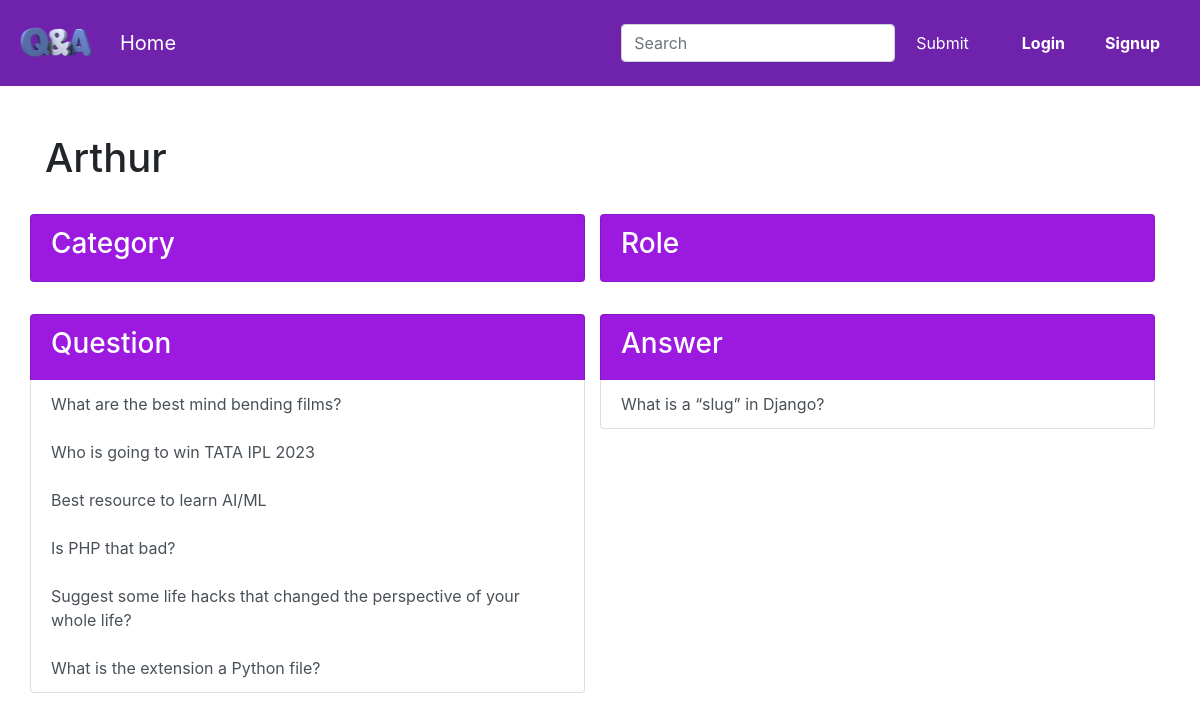
/user/13/, run on the app's committed database.
### qna/models.py (models this page shows, shortened)
class Question(models.Model):
    STATUS_CHOICES = (
        ("a", "Available"),
        ("f", "Flag"),
        ("o", "Onhold"),
        ("c", "Closed"),
    )
    question = models.CharField(max_length=1000, unique=True)
    user = models.ForeignKey(
        User,
        on_delete=models.SET_DEFAULT,
        default="2",
        related_name="userWhoAskQuestion",
    )
    category = models.ManyToManyField(
        "Category",
        related_name="categoryOfQuestion",
        blank=True,
    )
    vote = models.IntegerField(default=0)
    edit_user = models.ManyToManyField(
        User,
        related_name="userWhoEditQuestion",
        blank=True,
    )
    created_at = models.DateTimeField(auto_now_add=True)
    modified_at = models.DateTimeField(auto_now=True)
    status = models.CharField(max_length=20, choices=STATUS_CHOICES, default="a")
    slug = models.SlugField(unique=True, null=True, blank=True)
    class Meta:
        ordering = ["created_at"]
    def __str__(self):
        return self.question
    def display_edituser(self):
        return ", ".join(edit_user.username for edit_user in self.edit_user.all()[:3])
    display_edituser.short_description = "Edit user"

class Answer(models.Model):
    question = models.ForeignKey("Question", on_delete=models.CASCADE)
    answer = models.TextField()
    user = models.ForeignKey(
        User,
        on_delete=models.SET_DEFAULT,
        default="2",
        related_name="userWhoAnswerQuestion",
    )
    vote = models.IntegerField(default=0)
    edit_user = models.ManyToManyField(
        User,
        related_name="userWhoEditAnswer",
        blank=True,
    )
    created_at = models.DateTimeField(auto_now_add=True)
    modified_at = models.DateTimeField(auto_now=True)
    class Meta:
        verbose_name = _("Answer")
        verbose_name_plural = _("Answers")
        ordering = ["question", "-vote"]

### qna/views.py (the view)
# urls.py: path("user/<int:pk>/", views.UserDetails, name="qna-user"),
def UserDetails(request, pk):
    user = User.objects.get(pk=pk)
    return render(request, "qna/user.html", {"profile_user": user})

### qna/templates/qna/user.html (shortened to what this page needs)
{% extends "qna/base.html" %}
{% block content %}
<h1>{{profile_user.username}}</h1>
<div class="row">
    <div class="list-group col col-md-6 my-3">
        <a href="#" style="background-color: #9C19E0;" class="list-group-item list-group-item-action disabled  text-white">
            <h3>Category</h3>
        </a>
    </div>
    <div class="list-group col col-md-6 my-3">
        <a href="#"  style="background-color: #9C19E0;" class="list-group-item list-group-item-action disabled  text-white">
            <h3>Role</h3>
        </a>
    </div>
</div>
<div class="row">
    <div class="list-group col-12 col-lg-6 my-3">
        <a href="#"  style="background-color: #9C19E0;" class="list-group-item list-group-item-action disabled text-white">
            <h3>Question</h3>
        </a>
        {% for question in profile_user.userWhoAskQuestion.all %}
        <a href="{% url 'question' question.id %}"
            class="list-group-item list-group-item-action">{{question.question}}</a>
        {% endfor %}
    </div>
    <div class="list-group col-12 col-lg-6 my-3">
        <a href="#" style="background-color: #9C19E0;" class="list-group-item list-group-item-action disabled text-white">
            <h3>Answer</h3>
        </a>
        {% for answer in profile_user.userWhoAnswerQuestion.all %}
        <a href="{% url 'question' answer.question.id %}"
            class="list-group-item list-group-item-action">{{answer.question}}</a>
        {% endfor %}
    </div>
</div>
{% endblock content %}

### qna/templates/qna/base.html (style rules this page uses)
body,html { background-color: #fff; }

### data on the page
Question: question "What are the best mind bending films?"
Question: question "Who is going to win TATA IPL 2023"
Question: question "Best resource to learn AI/ML"
Question: question "Is PHP that bad?"
Question: question "Suggest some life hacks that changed the perspective of your whole life?"
Question: question "What is the extension a Python file?"
Answer: question "What is a “slug” in Django?"

### other printed values
{{ profile_user.username }} "Arthur"
